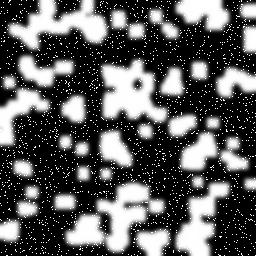
#> input picture doc/Traitement_images/Slides/figures/image.jpg, 256 x 256 px
$ python image_contours.py
#> lines starting #> are read from the running program, lines starting #| are printed output that depends on the picture; after the words box and inside, x2 and y2 are one past the last pixel; in counts of white or black regions, pixels touching at a corner belong together
from PIL import Image
import numpy as np
from matplotlib import pyplot as plt
from matplotlib import cm
from scipy import ndimage
im = Image.open('../Slides/figures/image.jpg')
#> im is the input picture: PIL image 256x256 L; min 0, max 255, mean 93.7
channels = im.split()
z = np.array(channels[0])
seuil = 150.
zs = z > seuil
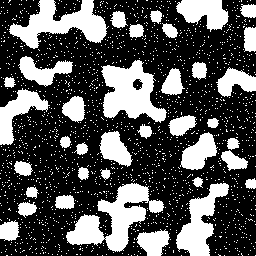
#> zs: shape (256, 256) bool; 33.5% white; 1696 white regions (1659 under 20 px), largest, box (x1, y1, x2, y2) and area: (66, 183, 164, 252) 2782, (101, 60, 167, 123) 2390, (9, 0, 109, 49) 2272
zse = ndimage.morphology.binary_erosion(zs, structure=np.ones((3,3)))
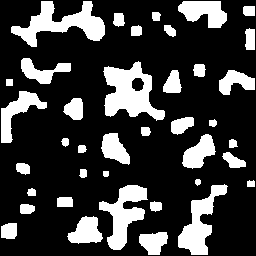
#> zse: shape (256, 256) bool; 23.4% white; 39 white regions, largest, box (x1, y1, x2, y2) and area: (103, 61, 165, 121) 1993, (11, 1, 105, 47) 1838, (99, 185, 148, 250) 1461
zsd = np.float64(ndimage.morphology.binary_erosion(zse, structure=np.ones((3,3))))
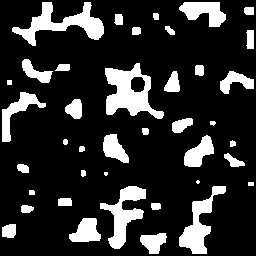
#> zsd: shape (256, 256) float64; values 0 (black) and 1 (white), 17.9% white; 40 white regions (2 under 20 px), largest, box (x1, y1, x2, y2) and area: (105, 63, 164, 119) 1641, (12, 2, 104, 46) 1472, (100, 186, 146, 249) 1170
zgx = ndimage.sobel(zsd, axis=0, mode='constant')
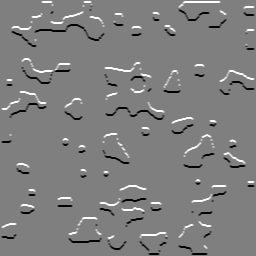
#> zgx: shape (256, 256) float64; min -4, max 4, mean 0; drawn with min black and max white
zgy = ndimage.sobel(zsd, axis=1, mode='constant')
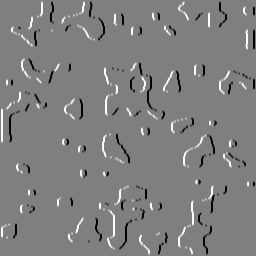
#> zgy: shape (256, 256) float64; min -4, max 4, mean 0; drawn with min black and max white
zsob = np.hypot(zgx, zgy)
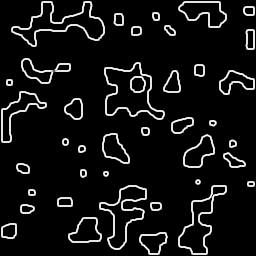
#> zsob: shape (256, 256) float64; min 0, max 4.47, mean 0.349; drawn with min black and max white
fig = plt.figure()
plt.clf()
fig.add_subplot(2, 1, 1)
plt.imshow(zsd, origin = "upper", cmap = cm.gray)
plt.colorbar()
fig.add_subplot(2, 1, 2)
plt.imshow(zsob, origin = "upper", cmap = cm.gray)
plt.colorbar()
plt.show()
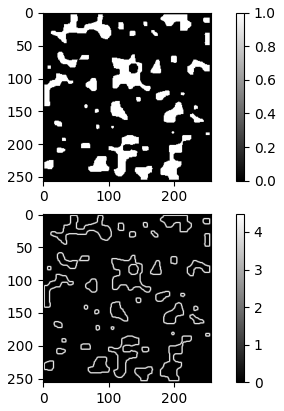
#> figure drawn by matplotlib, 4 panels
